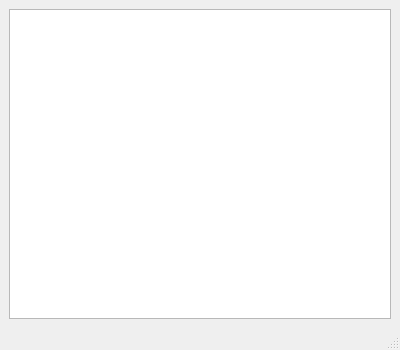
<?xml version="1.0" encoding="UTF-8"?>
<ui version="4.0">
 <class>MainWindow</class>
 <widget class="QMainWindow" name="MainWindow">
  <property name="geometry">
   <rect>
    <x>0</x>
    <y>0</y>
    <width>400</width>
    <height>350</height>
   </rect>
  </property>
  <property name="windowTitle">
   <string>MainWindow</string>
  </property>
  <widget class="QWidget" name="main">
   <layout class="QVBoxLayout" name="verticalLayout">
    <item>
     <widget class="QListView" name="listView"/>
    </item>
   </layout>
  </widget>
  <widget class="QMenuBar" name="menubar">
   <property name="geometry">
    <rect>
     <x>0</x>
     <y>0</y>
     <width>400</width>
     <height>22</height>
    </rect>
   </property>
  </widget>
  <widget class="QStatusBar" name="statusbar"/>
 </widget>
 <resources/>
 <connections/>
</ui>
